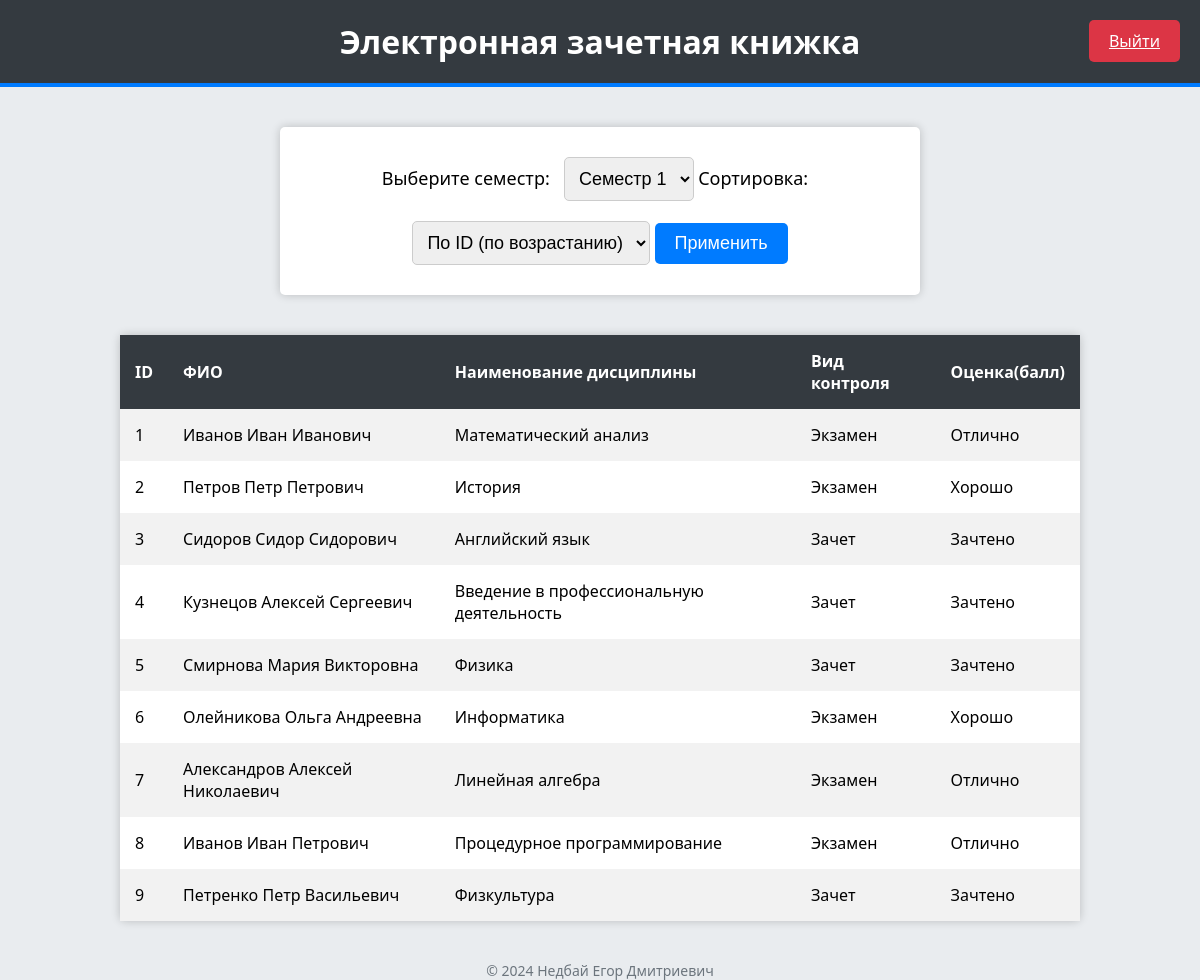
The page / on the database its author committed.
### tables this page shows
CREATE TABLE IF NOT EXISTS products (
    id INT AUTO_INCREMENT PRIMARY KEY,
    name VARCHAR(255) NOT NULL,
    description VARCHAR(255),
    control VARCHAR(255) NOT NULL,
    price VARCHAR(255) NOT NULL,
    semestr INT NOT NULL,
    created_at TIMESTAMP DEFAULT CURRENT_TIMESTAMP,
    updated_at TIMESTAMP DEFAULT CURRENT_TIMESTAMP ON UPDATE CURRENT_TIMESTAMP
);

### web/index.php (the view, shortened to what this page needs)
<!DOCTYPE html>
<html lang="ru">
<head>
</head>
<body>
    <h1>Электронная зачетная книжка</h1>
    <a href="login.html" class="button-logout">Выйти</a>
    <form method="GET" action="index.php">
        <label for="semester">Выберите семестр:</label>
        <select id="semester" name="semester">
            <option value="1">Семестр 1</option>
        </select>
        <label for="sort">Сортировка:</label>
        <select id="sort" name="sort">
            <option value="id_asc">По ID (по возрастанию)</option>
        </select>
        <input type="submit" value="Применить">
    </form>
    <?php
    $servername = "db";
    $username = "root";
    $password = "example";
    $dbname = "mydb";
    $conn = new mysqli($servername, $username, $password, $dbname);
    $sort = "id_asc";
    $semester = "1";
    $orderField = "price";
    $orderDirection = "ASC";
    if ($sort == "name_asc") {
        $orderField = "name";
    } elseif ($sort == "name_desc") {
        $orderDirection = "DESC";
        $orderField = "name";
    } elseif ($sort == "description_asc") {
        $orderField = "description";
    } elseif ($sort == "description_desc") {
        $orderDirection = "DESC";
        $orderField = "description";
    } elseif ($sort == "id_asc") {
        $orderField = "id";
    } elseif ($sort == "id_desc") {
        $orderDirection = "DESC";
        $orderField = "id";
    }
    $sql = "SELECT * FROM products";
    if ($semester !== "") {
        $sql .= " WHERE semestr = ?";
    }
    $sql .= " ORDER BY $orderField $orderDirection";
    $stmt = $conn->prepare($sql);
    if ($semester !== "") {
        $stmt->bind_param("i", $semester);
    }
    $stmt->execute();
    $result = $stmt->get_result();
    if ($result->num_rows > 0) {
        echo "<table>";
        echo "<tr><th>ID</th><th>ФИО</th><th>Наименование дисциплины</th><th>Вид контроля</th><th>Оценка(балл)</th></tr>";
        while($row = $result->fetch_assoc()) {
            echo "<tr>";
            echo "<td>" . $row["id"]. "</td>";
            echo "<td>" . $row["name"]. "</td>";
            echo "<td>" . $row["description"]. "</td>";
            echo "<td>" . $row["control"]. "</td>";
            echo "<td>" . $row["price"]. "</td>";
            echo "</tr>";
        }
        echo "</table>";
    } else {
        echo "<p style='text-align: center;'>Нет записей в базе данных</p>";
    }
    ?>
    <footer>
        &copy; 2024 Недбай Егор Дмитриевич
    </footer>
</body>
</html>

### web/index.php (style rules this page uses)
body { font-family: 'Segoe UI', Tahoma, Geneva, Verdana, sans-serif; background-color: #e9ecef; margin: 0; padding: 0; position: relative; text-align: center; }
h1 { background-color: #343a40; color: #ffffff; padding: 20px; margin: 0; border-bottom: 4px solid #007BFF; }
form { text-align: center; margin: 40px auto; background-color: #ffffff; border-radius: 5px; padding: 20px; box-shadow: 0 0 10px rgba(0, 0, 0, 0.2); width: 80%; max-width: 600px; }
label { font-size: 18px; margin-right: 10px; }
select { font-size: 18px; padding: 10px; border-radius: 5px; border: 1px solid #ccc; margin: 10px 0; }
input[type="submit"] { background-color: #007BFF; color: #ffffff; border: none; padding: 10px 20px; border-radius: 5px; cursor: pointer; font-size: 18px; transition: background-color 0.3s ease, transform 0.2s ease; }
table { width: 80%; margin: 20px auto; border-collapse: collapse; background-color: #ffffff; border-radius: 5px; box-shadow: 0 0 10px rgba(0, 0, 0, 0.2); }
th, td { padding: 15px; text-align: left; }
th { background-color: #343a40; color: #ffffff; }
tr:nth-child(even) { background-color: #f2f2f2; }
.button-logout { background-color: #dc3545; color: #ffffff; border-radius: 5px; padding: 10px 20px; position: absolute; top: 20px; right: 20px; font-size: 16px; transition: background-color 0.3s ease, transform 0.2s ease; }
footer { margin-top: 40px; font-size: 14px; color: #6c757d; }

### rows shown on the page
products: id "1", name "Иванов Иван Иванович", description "Математический анализ", control "Экзамен", price "Отлично"
products: id "2", name "Петров Петр Петрович", description "История", control "Экзамен", price "Хорошо"
products: id "3", name "Сидоров Сидор Сидорович", description "Английский язык", control "Зачет", price "Зачтено"
products: id "4", name "Кузнецов Алексей Сергеевич", description "Введение в профессиональную деятельность", control "Зачет", price "Зачтено"
products: id "5", name "Смирнова Мария Викторовна", description "Физика", control "Зачет", price "Зачтено"
products: id "6", name "Олейникова Ольга Андреевна", description "Информатика", control "Экзамен", price "Хорошо"
products: id "7", name "Александров Алексей Николаевич", description "Линейная алгебра", control "Экзамен", price "Отлично"
products: id "8", name "Иванов Иван Петрович", description "Процедурное программирование", control "Экзамен", price "Отлично"
products: id "9", name "Петренко Петр Васильевич", description "Физкультура", control "Зачет", price "Зачтено"
